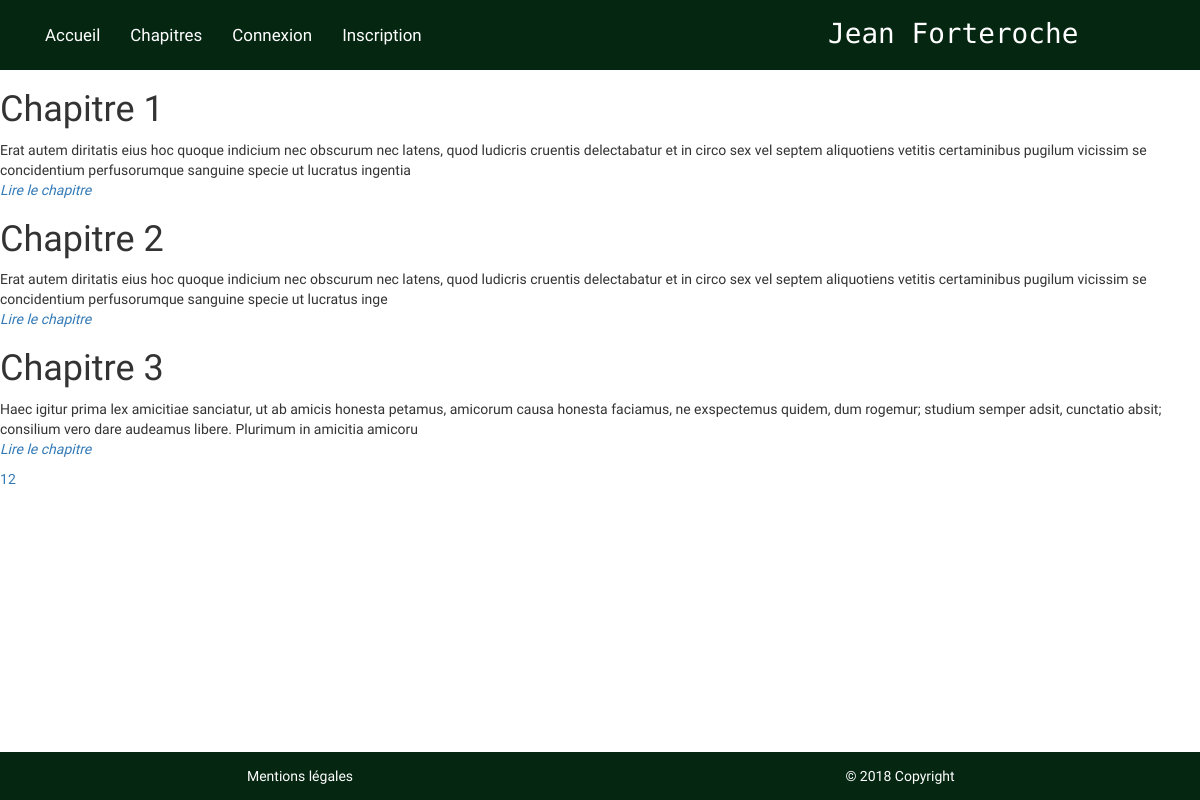
The page /index.php?action=posts on the database its author committed.
### tables this page shows
CREATE TABLE `articles` (
  `id` int(11) NOT NULL,
  `title` varchar(255) NOT NULL,
  `content` text NOT NULL
);

### controller/PostController.php (called while the page is built, shortened)
<?php
require_once('model/PostManager.php');
class PostController extends Controller {
    private $postManager;
    public function __construct() {
        $this->postManager = new PostManager();
    }
    public function posts() {
        $articlesPerPage = 3;
        $totalPosts = $this->postManager->totalPosts();
        $pagesTotales = ceil($totalPosts/$articlesPerPage);
        if (isset($_GET['page']) AND !empty($_GET['page']) AND $_GET['page'] > 0)
        {
            $_GET['page'] = intval($_GET['page']);
            $currentPage = $_GET['page'];
        } else {
            $currentPage = 1;
        }
        $start = ($currentPage-1)*$articlesPerPage;
        $posts = $this->postManager->getPosts($start, $articlesPerPage);
        $view = new View('Posts');
        $view->generate(array('posts' => $posts, 'pageTotales' => $pagesTotales));
    }
}

### Framework/Manager.php (called while the page is built, shortened)
<?php
abstract class Manager {
    private $db;
    protected function executeARequest($sql, $params = null) {
        if ($params == null) {
            $result = $this->getDb()->query($sql);
        } else {
            $result = $this->getDb()->prepare($sql);
            $result->execute($params);
        }
        return $result;
    }
    public function getDb() {
        if ($this->db == null) {
            $this->db = new PDO('mysql:host=localhost;dbname=blog;charset=utf8', 'root', '');
        }
        return $this->db;
    }
}

### model/PostManager.php (called while the page is built, shortened)
<?php
require_once("Framework/Manager.php");
require_once("model/entities/Post.php");
class PostManager extends Manager
{
    public function getPosts($start = 0, $articlesPerPage = 2)
    {
        $results = $this->executeARequest('SELECT id, title, content FROM articles LIMIT ' .$articlesPerPage. ' OFFSET ' .$start);
        $posts = [];
        foreach ($results as $element){
            $post = new Post($element);
            $posts[] = $post;
        }
        return $posts;
    }
}

### Framework/Router.php (called while the page is built, shortened)
<?php
class Router {
    public function requestRouter() {
        try {
            $request = new Request(array_merge($_GET, $_POST));
            $controller = $this->createController($request);
            $action = $this->createAction($request);
            $controller->executeAction($action);
        }
        catch (Exception $e) {
            $this->manageError($e);
        }
    }
    private function createController(Request $request) {
        $controller = "Post";
        $classController = $controller . "Controller";
        $fileController = "controller/" . $classController . ".php";
        if (file_exists($fileController)) {
            $controller = new $classController();
            $controller->setRequest($request);
            return $controller;
        }
        else
            throw new Exception("Fichier '$fileController' introuvable");
    }
    private function createAction(Request $request) {
        $action = "index";
        if ($request->existParameter('action')) {
            $action = $request->getParameter('action');
        }
        return $action;
    }
}

### index.php (called while the page is built, shortened)
<?php
require('Framework/Router.php');
$router = new Router ();
$router->requestRouter();

### model/entities/Post.php (called while the page is built, shortened)
<?php
class Post{
    private $id, $title, $content ;
    public function hydrate(array $data)
    {
        foreach ($data as $key => $value)
        {
            $method = 'set'.ucfirst($key);
        }
    }
    public function getId()
    {
        return $this->id;
    }
    public function setId($id)
    {
        $this->id = $id;
    }
    public function getTitle()
    {
        return $this->title;
    }
    public function setTitle($title)
    {
        $this->title = htmlspecialchars($title);
    }
    public function getContent()
    {
        return $this->content;
    }
    public function setContent($content)
    {
        $this->content = htmlspecialchars($content);
    }
}

### view/PostsView.php (the view, shortened to what this page needs)
<?php
foreach ($posts as $post)
{
?>
    <h1> <?= $post->getTitle(); ?> </h1>
    <p><?= substr($post->getContent(), 0, 250);?>
    <br/>
    <em><a href="index.php?action=post&id=<?= $post->getId() ?>">Lire le chapitre</a></em></p>
<?php
}
?>
<?php
for ($i=1; $i<=$pageTotales;$i++)
{
    echo '<a href="index.php?action=posts&page=' .$i.'">' .$i.'</a>';
}

### public/css/styles-small.css (style rules this page uses)
body { padding-top: 5em; font-family: 'Karma', serif; background-color: white; }

### rows shown on the page
articles: title "Chapitre 1", content "Erat autem diritatis eius hoc quoque indicium nec obscurum nec latens, quod ludicris cruentis delectabatur et in circo sex vel septem aliquotiens vetitis certaminibus pugilum vicissim se concidentium perfusorumque sanguine specie ut lucratus ingentia"
articles: title "Chapitre 2", content "Erat autem diritatis eius hoc quoque indicium nec obscurum nec latens, quod ludicris cruentis delectabatur et in circo sex vel septem aliquotiens vetitis certaminibus pugilum vicissim se concidentium perfusorumque sanguine specie ut lucratus inge"
articles: title "Chapitre 3", content "Haec igitur prima lex amicitiae sanciatur, ut ab amicis honesta petamus, amicorum causa honesta faciamus, ne exspectemus quidem, dum rogemur; studium semper adsit, cunctatio absit; consilium vero dare audeamus libere. Plurimum in amicitia amicoru"
